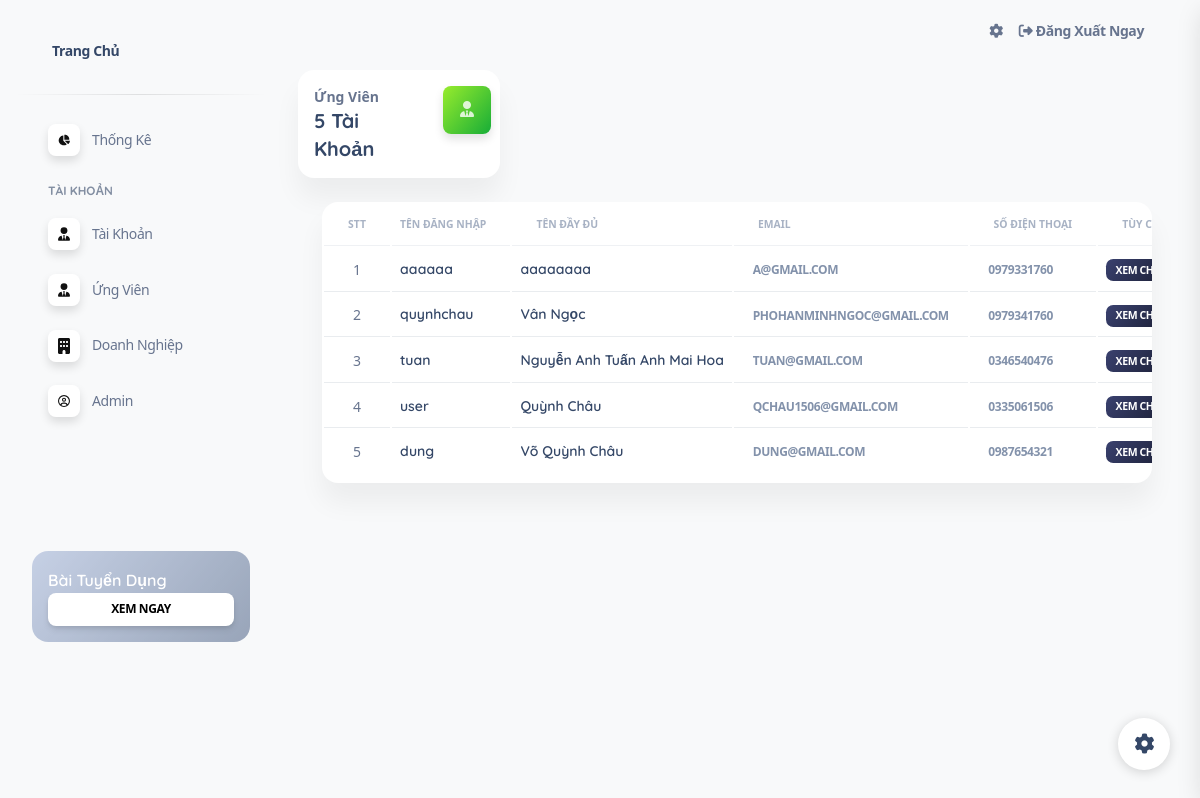
The page /index.php?act=listcv (signed in) on the database its author committed.
### tables this page shows
CREATE TABLE `user` (
  `id` int(10) NOT NULL,
  `username` varchar(255) NOT NULL,
  `pass` varchar(255) NOT NULL,
  `name` varchar(255) NOT NULL,
  `email` varchar(255) NOT NULL,
  `phone` varchar(13) NOT NULL,
  `address` varchar(255) NOT NULL,
  `role` int(2) NOT NULL
);

### index.php (called while the page is built)
<?php
include 'controller/controller.php';

### model/pdo.php (called while the page is built, shortened)
<?php
function pdo_get_connection(){
    $servername = "mariadb_server";
    $username = "ankan";
    $password = "310102";
    try {
        $conn = new PDO("mysql:host=$servername;dbname=web_tuyendung", $username, $password);
        $conn->setAttribute(PDO::ATTR_ERRMODE, PDO::ERRMODE_EXCEPTION);
        return $conn;
    } catch(PDOException $e) {
        echo "Connection failed: " . $e->getMessage();
    }
}
function pdo_query($sql){
    $sql_args=array_slice(func_get_args(),1);
    try{
        $conn=pdo_get_connection();
        $stmt=$conn->prepare($sql);
        $stmt->execute($sql_args);
        $rows=$stmt->fetchAll();
        return $rows;
    }
    catch(PDOException $e){
        throw $e;
    }
    finally{
        unset($conn);
    }
}
function pdo_query_one($sql){
    $sql_args=array_slice(func_get_args(),1);
    try{
        $conn=pdo_get_connection();
        $stmt=$conn->prepare($sql);
        $stmt->execute($sql_args);
        $row=$stmt->fetch(PDO::FETCH_ASSOC);
        return $row;
    }
    catch(PDOException $e){
        throw $e;
    }
    finally{
        unset($conn);
    }
}

### model/admin.php (called while the page is built, shortened)
<?php
function list_admin($id, $username, $name, $email, $phone, $address, $role)
{
    $sql = "SELECT * FROM user WHERE role = ?";
    $sql .= $id !== '' ? " AND id LIKE '%" . $id . "%' " : "";
    $sql .= $username !== '' ? " AND username LIKE '%" . $username . "%' " : "";
    $sql .= $name !== '' ? " AND name LIKE '%" . $name . "%' " : "";
    $sql .= $email !== '' ? " AND email LIKE '%" . $email . "%' " : "";
    $sql .= $phone !== '' ? " AND phone LIKE '%" . $phone . "%' " : "";
    $sql .= $address !== '' ? " AND address LIKE '%" . $address . "%' " : "";
    $sql .= " ORDER BY id DESC";
    return pdo_query($sql, $role);
}
function countUser($role)
{
    $sql = "SELECT COUNT(*) as userCount FROM user WHERE role = ?";
    $result = pdo_query_one($sql, $role);
    return $result['userCount'];
}

### view/admin/listCv.php (the view, shortened to what this page needs)
<div class="container-fluid py-2">
    <div class="row">
        <div class="col-xl-3 col-sm-6 mb-xl-0 mb-4">
            <div class="card">
                <div class="card-body p-3">
                    <div class="row">
                        <div class="col-8">
                            <div class="numbers">
                                <p class="text-sm mb-0 text-capitalize font-weight-bold">Ứng Viên</p>
                                <h5 class="font-weight-bolder mb-0">
                                    <?= $userCount ?> Tài Khoản
                                </h5>
                            </div>
                        </div>
                        <div class="col-4 text-end">
                            <div class="icon icon-shape bg-gradient-success shadow text-center border-radius-md">
                                <i class="fa-solid fa-user-tie" aria-hidden="true"></i>
                            </div>
                        </div>
                    </div>
                </div>
            </div>
        </div>
    </div>
    <div class="container-fluid py-4">
        <div class="row">
            <div class="col-12">
                <div class="card mb-4">
                    <div class="card-body px-0 pt-0 pb-2">
                        <div class="table-responsive p-0">
                            <table class="table align-items-center mb-0" id="myTable">
                                <thead>
                                    <tr>
                                        <th class="text-uppercase text-secondary text-xxs font-weight-bolder opacity-7 ">STT</th>
                                        <th class="text-uppercase text-secondary text-xxs font-weight-bolder opacity-7 ps-2">Tên Đăng Nhập</th>
                                        <th class="text-left text-uppercase text-secondary text-xxs font-weight-bolder opacity-7">Tên Đầy Đủ</th>
                                        <th class="text-left text-uppercase text-secondary text-xxs font-weight-bolder opacity-7">Email</th>
                                        <th class="text-left text-uppercase text-secondary text-xxs font-weight-bolder opacity-7">Số Điện Thoại</th>
                                        <th class="text-left text-uppercase text-secondary text-xxs font-weight-bolder opacity-7">Tùy Chọn</th>
                                    </tr>
                                </thead>
                                <tbody>
                                    <?php foreach ($listcv as $user) :; ?>
                                        <tr>
                                            <td class="align-middle text-center text-sm"></td>
                                            <td>
                                                <h6 class="mb-0 text-sm"><?= $user['username'] ?></h6>
                                            </td>
                                            <td class="align-middle text-left text-sm">
                                                <h6 class="mb-0 text-sm "><?= $user['name'] ?></h6>
                                            </td>
                                            <td class="align-middle text-left"><a href="mailto:<?= $user['email'] ?>">
                                                    <span class="badge badge-sm  text-secondary"><?= $user['email'] ?></span></a>
                                            </td>
                                            <td class="align-middle text-left"><a href="tel:<?= $user['phone'] ?>">
                                                    <span class="badge badge-sm  text-secondary"><?= $user['phone'] ?></span></a>
                                            </td>
                                            <td class="align-middle text-left text-sm">
                                                <a href="index.php?act=infoCv&id=<?= $user['id'] ?>" target="_blank"><span type="button" class="badge badge-sm bg-gradient-dark">Xem Chi Tiết</span></a>
                                            </td>
                                        </tr>
                                    <?php endforeach; ?>
                                </tbody>
                            </table>
                        </div>
                    </div>
                </div>
            </div>
        </div>
    </div>
</div>
</main>

### assets/css/meanmenu.css (style rules this page uses)
body { font-family:oswald,sans-serif;padding:0;margin:0;font-size:15px;background-color:#f1f1f1 }

### assets/css/responsive.css (style rules this page uses)
:root { --main: rgba(0,0,0,0.9); --secondary: rgb(12, 104, 185); --secondary-child: rgba(78,205,196,0.5); --font: rgba(0,0,0,0.9); }

### assets/css/nucleo-svg.css (style rules this page uses)
.icon { display: inline-block; color: #111111; height: 1em; width: 1em; }
.icon { fill: currentColor; stroke: none; }

### rows shown on the page
user: username "aaaaaa", name "aaaaaaaa", email "A@GMAIL.COM", phone "0979331760"
user: username "quynhchau", name "Vân Ngọc", email "PHOHANMINHNGOC@GMAIL.COM", phone "0979341760"
user: username "tuan", name "Nguyễn Anh Tuấn Anh Mai Hoa", email "TUAN@GMAIL.COM", phone "0346540476"
user: username "user", name "Quỳnh Châu", email "QCHAU1506@GMAIL.COM", phone "0335061506"
user: username "dung", name "Võ Quỳnh Châu", email "DUNG@GMAIL.COM", phone "0987654321"

### other values the page prints
$userCount "5"
